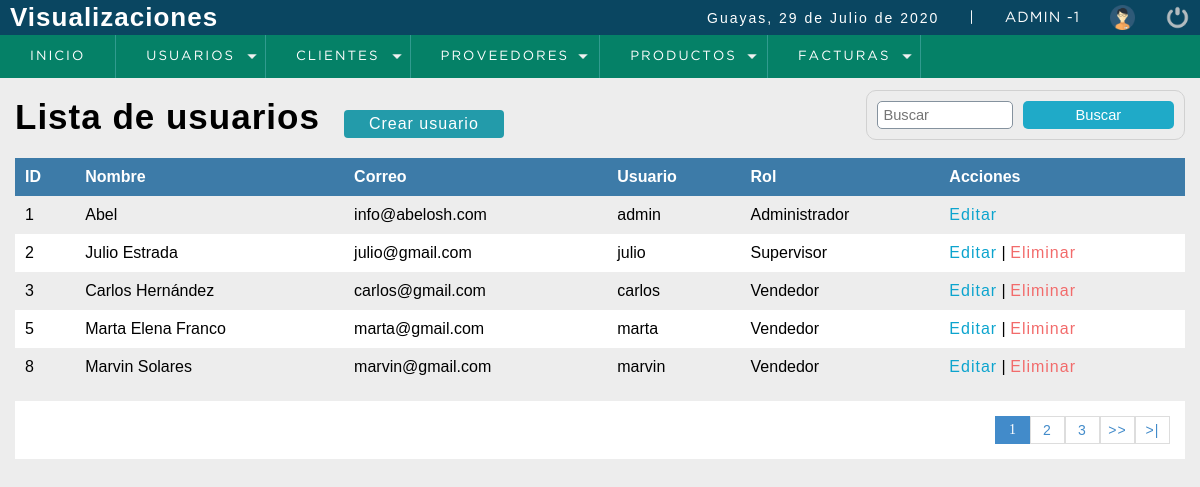
The page /sistema/lista_usuarios.php (signed in) on the database its author committed.
### tables this page shows
CREATE TABLE `usuario` (
  `idusuario` int(11) NOT NULL,
  `nombre` varchar(50) DEFAULT NULL,
  `correo` varchar(100) DEFAULT NULL,
  `usuario` varchar(15) DEFAULT NULL,
  `clave` varchar(100) DEFAULT NULL,
  `rol` int(11) DEFAULT NULL,
  `estatus` int(11) NOT NULL DEFAULT '1'
);

CREATE TABLE `rol` (
  `idrol` int(11) NOT NULL,
  `rol` varchar(20) DEFAULT NULL
);

### sistema/includes/functions.php (called while the page is built, shortened)
<?php
	function fechaC(){
		$mes = array("","Enero",
					  "Febrero",
					  "Marzo",
					  "Abril",
					  "Mayo",
					  "Junio",
					  "Julio",
					  "Agosto",
					  "Septiembre",
					  "Octubre",
					  "Noviembre",
					  "Diciembre");
		return date('d')." de ". $mes[date('n')] . " de " . date('Y');
	}
 ?>

### sistema/lista_usuarios.php (the view, shortened to what this page needs)
<?php
	include "../conexion.php";
 ?>
<!DOCTYPE html>
<html lang="en">
<head>
	<?php include "includes/scripts.php"; ?>
</head>
<body>
	<?php include "includes/header.php"; ?>
	<section id="container">
		<h1>Lista de usuarios</h1>
		<a href="registro_usuario.php" class="btn_new">Crear usuario</a>
		<form action="buscar_usuario.php" method="get" class="form_search">
			<input type="text" name="busqueda" id="busqueda" placeholder="Buscar">
			<input type="submit" value="Buscar" class="btn_search">
		</form>
		<table>
			<tr>
				<th>ID</th>
				<th>Nombre</th>
				<th>Correo</th>
				<th>Usuario</th>
				<th>Rol</th>
				<th>Acciones</th>
			</tr>
		<?php
			$sql_registe = mysqli_query($conection,"SELECT COUNT(*) as total_registro FROM usuario WHERE estatus = 1 ");
			$result_register = mysqli_fetch_array($sql_registe);
			$total_registro = $result_register['total_registro'];
			$por_pagina = 5;
			if(empty($_GET['pagina']))
			{
				$pagina = 1;
			}else{
				$pagina = $_GET['pagina'];
			}
			$desde = ($pagina-1) * $por_pagina;
			$total_paginas = ceil($total_registro / $por_pagina);
			$query = mysqli_query($conection,"SELECT u.idusuario, u.nombre, u.correo, u.usuario, r.rol FROM usuario u INNER JOIN rol r ON u.rol = r.idrol WHERE estatus = 1 ORDER BY u.idusuario ASC LIMIT $desde,$por_pagina
				");
			$result = mysqli_num_rows($query);
			if($result > 0){
				while ($data = mysqli_fetch_array($query)) {
			?>
				<tr>
					<td><?php echo $data["idusuario"]; ?></td>
					<td><?php echo $data["nombre"]; ?></td>
					<td><?php echo $data["correo"]; ?></td>
					<td><?php echo $data["usuario"]; ?></td>
					<td><?php echo $data['rol'] ?></td>
					<td>
						<a class="link_edit" href="editar_usuario.php?id=<?php echo $data["idusuario"]; ?>">Editar</a>
					<?php if($data["idusuario"] != 1){ ?>
						|
						<a class="link_delete" href="eliminar_confirmar_usuario.php?id=<?php echo $data["idusuario"]; ?>">Eliminar</a>
					<?php } ?>
					</td>
				</tr>
		<?php
				}
			}
		 ?>
		</table>
		<div class="paginador">
			<ul>
			<?php
				for ($i=1; $i <= $total_paginas; $i++) {
					if($i == $pagina)
					{
						echo '<li class="pageSelected">'.$i.'</li>';
					}else{
						echo '<li><a href="?pagina='.$i.'">'.$i.'</a></li>';
					}
				}
				if($pagina != $total_paginas)
				{
			 ?>
				<li><a href="?pagina=<?php echo $pagina + 1; ?>">>></a></li>
				<li><a href="?pagina=<?php echo $total_paginas; ?> ">>|</a></li>
			<?php } ?>
			</ul>
		</div>
	</section>
</body>
</html>

### sistema/includes/scripts.php
<link rel="stylesheet" type="text/css" href="css/style.css">
<?php include "functions.php"; ?>

### sistema/includes/header.php (shortened to what this page needs)
<header>
	<div class="header">
		<h1>Visualizaciones</h1>
		<div class="optionsBar">
			<p>Guayas, <?php echo fechaC(); ?></p>
			<span>|</span>
			<span class="user"><?php echo $_SESSION['user'].' -'.$_SESSION['rol']; ?></span>
			<img class="photouser" src="images/user.png" alt="Usuario">
			<a href="salir.php"><img class="close" src="images/salir.png" alt="Salir del sistema" title="Salir"></a>
		</div>
	</div>
	<?php include "nav.php"; ?>
</header>

### sistema/includes/nav.php (shortened to what this page needs)
<nav>
	<ul>
		<li><a href="index.php">Inicio</a></li>
	<?php
		if($_SESSION['rol'] == 1){
	 ?>
		<li class="principal">
			<a href="#">Usuarios</a>
		</li>
	<?php } ?>
		<li class="principal">
			<a href="#">Clientes</a>
		</li>
		<li class="principal">
			<a href="#">Proveedores</a>
		</li>
		<li class="principal">
			<a href="#">Productos</a>
		</li>
		<li class="principal">
			<a href="#">Facturas</a>
		</li>
	</ul>
</nav>

### sistema/css/style.css (style rules this page uses)
* { margin: 0; padding: 0; box-sizing: border-box; }
body { background: #ededed; }
h1, h2, h3, h4, h5, h6 { font-family: 'arial'; font-weight: bold; letter-spacing: 1px; }
h1 { font-size: 26px; }
p { font-family: 'arial'; letter-spacing: 2px; font-size: 14px; line-height: 20px; }
a { text-decoration: none; font-family: arial; letter-spacing: 1px; }
span { font-family: 'GothamBook'; letter-spacing: 1px; font-size: 14px; line-height: 20px; }
header { position: fixed; width: 100%; }
.header { color: #FFF; background: #0a4661; height: 35px; display: -webkit-flex; display: -moz-flex; display: -ms-flex; display: -o-flex; display: flex; justify-content: space-between; align-items: center; padding: 10px; }
.optionsBar { display: -webkit-flex; display: -moz-flex; display: -ms-flex; display: -o-flex; display: flex; justify-content: center; align-items: center; }
.optionsBar span { color: #FFF; font-size: 11pt; font-family: 'GothamBook'; text-transform: uppercase; margin-left: 30px; }
.photouser { margin-left: 30px; width: 25px; height: 25px; }
.close { width: 25px; height: 25px; }
.optionsBar a { display: -webkit-flex; display: -moz-flex; display: -ms-flex; display: -o-flex; display: flex; margin-left: 30px; }
nav ul { background: #058167; list-style: none; display: -webkit-flex; display: -moz-flex; display: -ms-flex; display: -o-flex; display: flex; justify-content: left; align-items: center; }
nav ul > li a { position: relative; }
nav a { color: #FFF; display: block; font-size: 10pt; font-family: 'GothamBook'; padding: 15px 30px; text-transform: uppercase; letter-spacing: 2px; transition: background .5s; border-right: 1px solid #319B8F; }
nav .principal > a { background: url(../images/arrow_bottom.png) no-repeat; background-position-x: 0%; background-position-y: 0%; background-size: auto auto; background-position: 94% center; background-size: 10px; }
#container { padding: 90px 15px 15px; }
form { background: #FFF; margin: auto; padding: 20px 50px; border: 1px solid #d1d1d1; }
input,select { display: block; width: 100%; font-size: 11pt; padding: 5px; border: 1px solid #85929e; border-radius: 5px; }
#container h1 { font-size: 35px; display: inline-block; }
.btn_new { display: inline-block; background: #239baa; color: #FFF; padding: 5px 25px; border-radius: 4px; margin: 20px; }
table { border-collapse: collapse; font-size: 12pt; font-family: 'arial'; width: 100%; }
table th { text-align: left; padding: 10px; background: #3d7ba8; color: #FFF; }
table tr:nth-child(odd) { background: #FFF; }
table td { padding: 10px; }
.link_edit { color: #0ca4ce; }
.link_delete { color: #f26b6b; }
.paginador ul { padding: 15px; list-style: none; background: #FFF; margin-top: 15px; display: -webkit-flex; display: -moz-flex; display: -ms-flex; display: -o-flex; display: flex; justify-content: flex-end; }
.paginador a, .pageSelected { color: #428bca; border: 1px solid #ddd; padding: 5px; display: inline-block; font-size: 14px; text-align: center; width: 35px; }
.pageSelected { color: #FFF; background: #428bca; border: 1px solid #428bca; }
.form_search { display: -webkit-flex; display: -moz-flex; display: -ms-flex; display: -o-flex; display: flex; float: right; background: initial; padding: 10px; border-radius: 10px; }
.form_search .btn_search { background: #1faac8; color: #FFF; padding: 0 20px; border: 0; cursor: pointer; margin-left: 10px; }

### rows shown on the page
usuario: idusuario "1", nombre "Abel", correo "info@abelosh.com", usuario "admin", rol.rol "Administrador"
usuario: idusuario "2", nombre "Julio Estrada", correo "julio@gmail.com", usuario "julio", rol.rol "Supervisor"
usuario: idusuario "3", nombre "Carlos Hernández", correo "carlos@gmail.com", usuario "carlos", rol.rol "Vendedor"
usuario: idusuario "5", nombre "Marta Elena Franco", correo "marta@gmail.com", usuario "marta", rol.rol "Vendedor"
usuario: idusuario "8", nombre "Marvin Solares", correo "marvin@gmail.com", usuario "marvin", rol.rol "Vendedor"

### other values the page prints
fechaC() "29 de Julio de 2020"
$_SESSION['user'] "ADMIN"
$_SESSION['rol'] "1"
